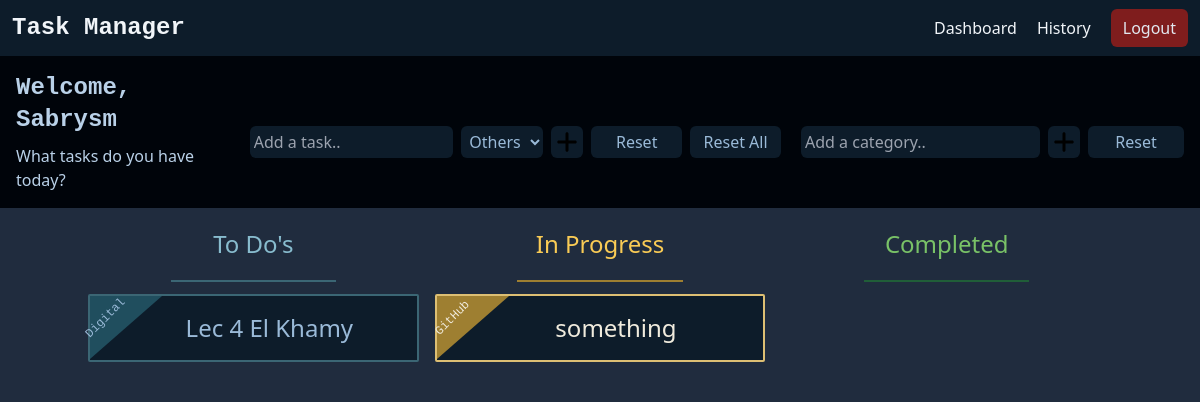
Page /dashboard/ (signed in) on the earlier database version.
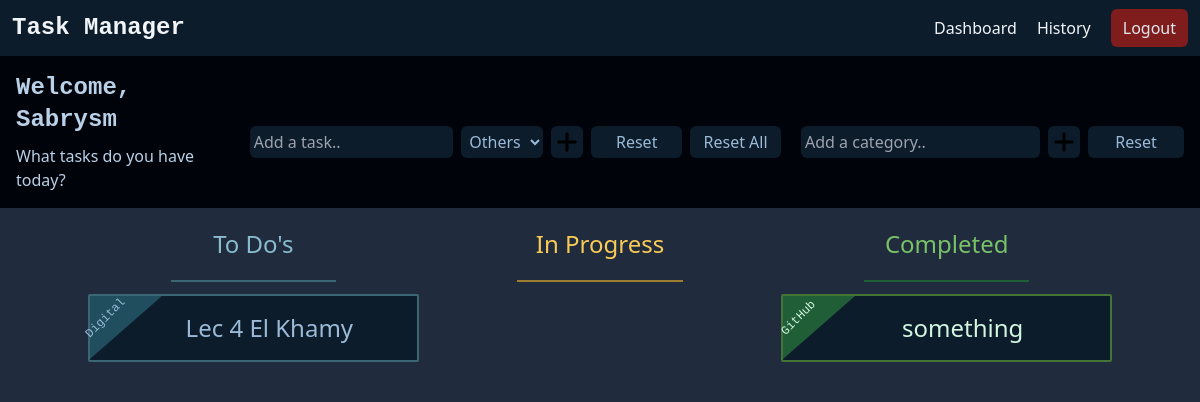
Same page on the later database version.
### dashboard/models.py (models this page shows, shortened)
class Task(models.Model):
    title = models.CharField(max_length=255)
    in_progress = models.BooleanField(default=False)
    completed = models.BooleanField(default=False)
    completed_at = models.DateTimeField(null=True, blank=True)
    created_at = models.DateTimeField(auto_now_add=True)
    category = models.ForeignKey(Category, on_delete=models.CASCADE, null=True, blank=True)
    user = models.ForeignKey(User, on_delete=models.CASCADE, null=True, blank=True)

class Category(models.Model):
    name = models.CharField(max_length=255, default="Others")
    user = models.ForeignKey(User, on_delete=models.CASCADE, null=True, blank=True)
    def __str__(self):
        return self.name
    class Meta:
        verbose_name_plural = "Categories"

### dashboard/views.py (the view)
# urls.py: path('', views.index, name='index'),
@login_required
def index(request):
    todos = Task.objects.filter(completed=False, in_progress=False, user=request.user)
    completed = Task.objects.filter(completed=True, user=request.user).order_by('-completed_at').filter(completed_at__gte=timezone.now().replace(hour=0, minute=0, second=0, microsecond=0))
    in_progress = Task.objects.filter(in_progress=True, user=request.user)
    categories = Category.objects.filter(user=request.user)
    context = {
        "tasks_todo": todos,
        "tasks_completed": completed,
        "tasks_in_progress": in_progress,
        "categories": categories,
    }
    return render(request, 'dashboard/tasks_list.html', context)

### dashboard/templates/dashboard/tasks_list.html (shortened to what the changed rows need)
{% include 'core/base.html' %}
{% block dashboard %}
<div class="flex flex-col md:flex-row justify-around items-center space-x-3 bg-[#00040a] p-4 w-screen">
    <div class="flex flex-col justify-center items-center space-y-2 text-[#b9d1e8]">
        <h1 class="text-2xl font-bold font-mono">Welcome, {{ user.username }}</h1>
    </div>
</div>
{% endblock %}
{% block content %}
<div class="container bg-inherit text-center text-2xl font-bold text-[#9abad8] w-screen mx-auto font-sans">
    <div class="flex flex-row justify-around space-x-4 mt-5 text-black font-normal mx-auto">
        <div class="col-md-4 w-4/12">
            <h2 class="mb-1 md:mb-5 text-[#88bcce]">To Do's</h2>
            <ul class="list-group">
                {% for task in tasks_todo %}
                <li class="my-3">
                    <div class="relative border-2 border-[#3b6674] bg-[#0d1c2a] text-[#9abad8] p-4 rounded-sm">
                        <div
                            class="border-t-[63px] border-t-[#204e5e] border-r-[72px] border-r-transparent absolute top-0 left-0">
                            <span
                                class="text-xs text-[#9abad8] font-mono font-light transform -rotate-45 absolute top-1/2 left-1/2 -translate-x-1/2 -translate-y-1/2 pl-20 pb-9">
                                {{ task.category }}
                            </span>
                        </div>
                        <div class="pl-8">
                            <a href=" {% url 'dashboard:in_progress' task.id %}">{{ task.title }}</a>
                        </div>
                        <a href="{% url 'dashboard:delete' task.id %}"
                            class="text-[#9abad8] bg-transparent font-bold group-hover:cursor-pointer group group-hover:block absolute top-3 right-0 p-2 h-full">
                        </a>
                    </div>
                </li>
                {% endfor %}
            </ul>
        </div>
        <div class="col-md-4 w-4/12">
            <h2 class="text-[#f9cb55] mb-1 md:mb-5">In Progress</h2>
            <ul class="list-group">
                {% for task in tasks_in_progress %}
                <li class="my-3">
                    <div class="relative border-2 border-[#ddbf73] bg-[#0d1c2a] text-[#f0ebdd] p-4 rounded-sm">
                        <div
                            class="border-t-[63px] border-t-[#9e7f31] border-r-[72px] border-r-transparent absolute top-0 left-0">
                            <span
                                class="text-xs text-[#f0ebdd] font-mono font-light transform -rotate-45 absolute top-1/2 left-1/2 -translate-x-1/2 -translate-y-1/2 pl-20 pb-9">
                                {{ task.category }}
                            </span>
                        </div>
                        <div class="pl-8">
                            <a href=" {% url 'dashboard:completed' task.id %}">{{ task.title }}</a>
                        </div>
                        <a href="{% url 'dashboard:delete' task.id %}"
                            class="text-[#9abad8] bg-transparent font-bold group-hover:cursor-pointer group group-hover:block absolute top-3 right-0 p-2 h-full">
                        </a>
                    </div>
                </li>
                {% endfor %}
            </ul>
        </div>
        <div class="col-md-4 w-4/12">
            <h2 class="text-[#79c267] mb-1 md:mb-5">Completed</h2>
            <ul class="list-group
            ">
                {% for task in tasks_completed %}
                <li class="my-3">
                    <div class="relative border-2 border-[#447438] bg-[#0d1c2a] text-[#d2f7e0] p-4 rounded-sm">
                        <div
                            class="border-t-[63px] border-t-[#205e38] border-r-[72px] border-r-transparent absolute top-0 left-0">
                            <span
                                class="text-xs text-[#d2f7e0] font-mono font-light transform -rotate-45 absolute top-1/2 left-1/2 -translate-x-1/2 -translate-y-1/2 pl-20 pb-9">
                                {{ task.category }}</span>
                        </div>
                        <div class="pl-8">
                            <a>{{ task.title }}</a>
                        </div>
                    </div>
                </li>
                {% endfor %}
            </ul>
        </div>
    </div>
</div>
{% endblock %}

Differences in the rows shown:
changed Task "something": moves from the list under "In Progress" to the list under "Completed"
